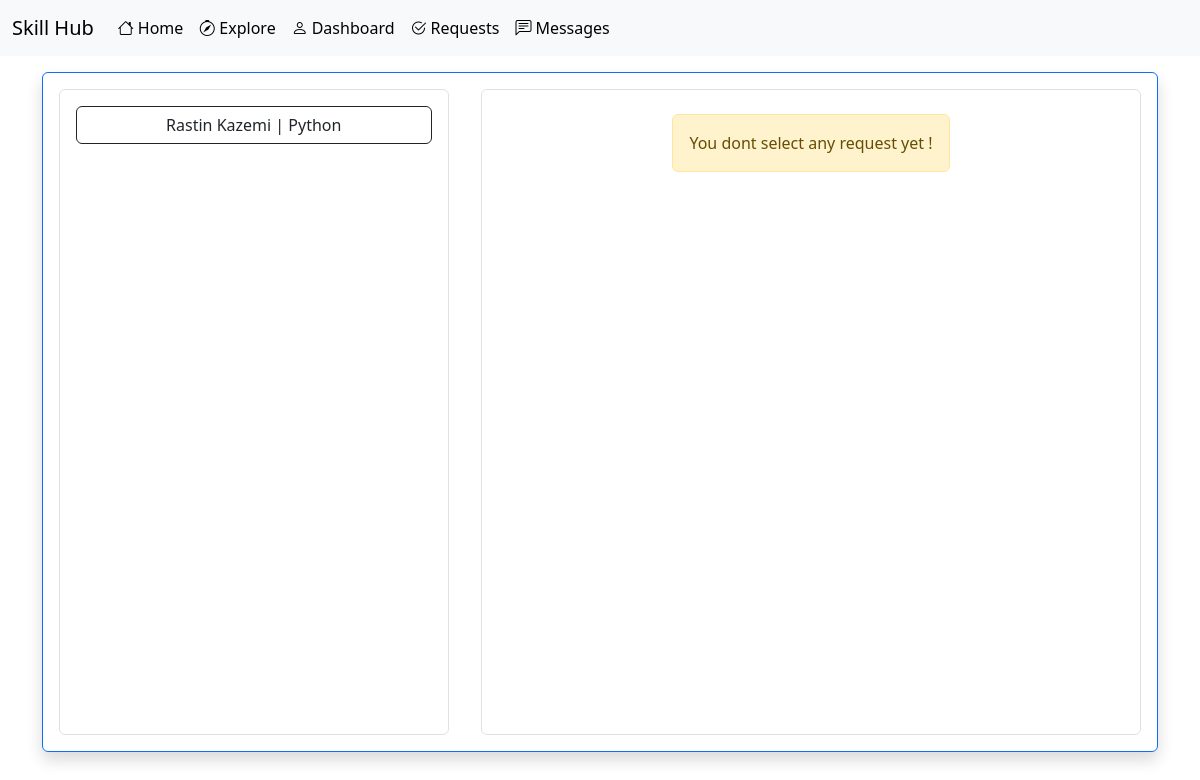
/request/ (signed in), run on the app's committed database.
### request/models.py (models this page shows, shortened)
class Request(models.Model):
    skill = models.ForeignKey(Skills, on_delete=models.CASCADE, related_name='request_skill')
    user = models.ForeignKey(User, on_delete=models.CASCADE, related_name='request_user')
    receiver = models.ForeignKey(User, on_delete=models.CASCADE, related_name='request_receiver')
    REQUEST_CHOICES = (
        ('accepted', 'accepted'),
        ('pending', 'pending'),
    )
    status = models.CharField(choices=REQUEST_CHOICES, max_length=100)
    date = models.DateField()
    time = models.TimeField()
    create = models.DateTimeField(auto_now_add=True,null=True)

### account/models.py (models this page shows, shortened)
class Profile(models.Model):
    user = models.OneToOneField(User, on_delete=models.CASCADE, related_name='profile_user')
    phone = models.IntegerField(null=True)
    first_name = models.CharField(max_length=100, null=True)
    last_name = models.CharField(max_length=100, null=True)
    country = models.CharField(max_length=100, null=True)
    city = models.CharField(max_length=100, null=True)
    address = models.CharField(max_length=100, null=True)
    image = models.ImageField(upload_to='media/owner_profile/', default='media/default_images/avatar.png')

### skills/models.py (models this page shows, shortened)
class Skills(models.Model):
    user = models.ForeignKey(User, on_delete=models.CASCADE)
    category = models.ForeignKey('SkillsCategory', on_delete=models.CASCADE)
    title = models.CharField(max_length=100)
    time = models.ForeignKey('SkillsTime', on_delete=models.CASCADE)
    description = models.TextField()
    create = models.DateTimeField(auto_now_add=True, null=True)
    like = models.ManyToManyField(User, related_name='skills_like',null=True,blank=True)
    rating = models.ManyToManyField('Rate',related_name='skills_rating',null=True,blank=True)

### request/views.py (the view)
# urls.py: path('',views.all_request,name='all_request'),
@login_required(login_url='accounts:user_register')
def all_request(request):
    requests = Request.objects.filter(receiver=request.user).order_by('-create')
    requests = Request.objects.filter(Q(receiver=request.user) | Q(user=request.user) & Q(status='accepted')).order_by(
        '-create')
    context = {'requests': requests}
    return render(request, 'request/request.html', context)

### request/templates/request/request.html (shortened to what this page needs)
{% extends '_base.html' %}
{% block body %}
    <div style="width: 100vw;height: 85vh;" class="d-flex justify-content-center mt-3">
        <div style="width: 93%;height: 100%;" class="shadow border border-primary rounded p-3 row">
            <div style="height: 100%;overflow-y: scroll;width: 36%" class="rounded border p-3">
                {% if requests %}
                    {% for r in requests %}
                        {% if r.status == 'pending' %}
                            <a href="{% url 'request:request_details' r.id %}"
                               class="btn btn-outline-dark form-control mb-3">{{ r.user.profile_user.first_name }} {{ r.user.profile_user.last_name }}
                                | {{ r.skill.title }}</a>
                        {% else %}
                            <a href="{% url 'request:request_details' r.id %}"
                               class="btn btn-success form-control mb-3">{{ r.user.profile_user.first_name }} {{ r.user.profile_user.last_name }}
                                | {{ r.skill.title }}</a>
                        {% endif %}
                    {% endfor %}
                {% else %}
                    <p class="text-center">you dont have any request yet !</p>
                {% endif %}
            </div>
            <div style="height: 100%;width: 3%"></div>
            <div style="height: 100%;overflow-y: scroll;width: 61%"
                 class="rounded border d-flex flex-column align-items-center">
                <div class="alert alert-warning mt-4" role="alert">
                    You dont select any request yet !
                </div>
            </div>
        </div>
    </div>
{% endblock %}

### data on the page
Request: user.profile_user.first_name "Rastin", user.profile_user.last_name "Kazemi", skill "Python"
